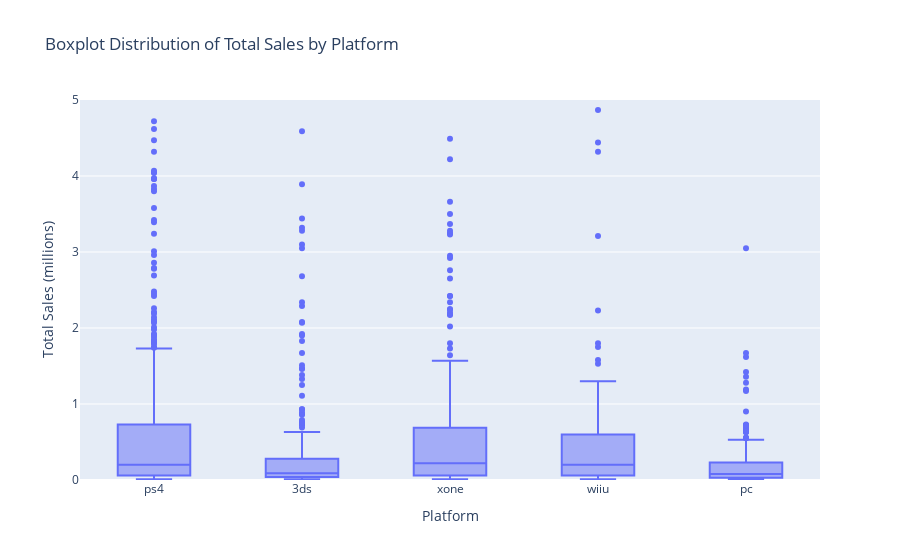

Notebook code for this chart:
### Code cell
profit_platforms = up_data[up_data['platform'].isin(top_picks)]

fig =px.box(profit_platforms, x = 'platform', 
            y = 'total_sales',
            labels = {'total_sales':'Total Sales (millions)',
                     'platform': 'Platform'},
            title = 'Boxplot Distribution of Total Sales by Platform',
            )
fig.update_yaxes(range=[0, 5])
fig.show()

# chose to edit the ylimit to remove some of the larger outliers and better show the distribution of values amongst
# each platform

### Figure 1 — Plotly figure (JSON) as saved in the notebook; plotly's stock layout.template omitted (floating-point values rounded to 4 significant figures; data arrays with more than 128 entries replaced by an {"elided": "..."} marker saying what was removed)
{"data": [{"alignmentgroup": "True", "hovertemplate": "Platform=%{x}<br>Total Sales (millions)=%{y}<extra></extra>", "legendgroup": "", "marker": {"color": "#636efa"}, "name": "", "notched": false, "offsetgroup": "", "orientation": "v", "showlegend": false, "type": "box", "x": {"elided": "1271 str values"}, "x0": " ", "xaxis": "x", "y": {"elided": "1271 float values"}, "y0": " ", "yaxis": "y"}], "layout": {"boxmode": "group", "legend": {"tracegroupgap": 0}, "title": {"text": "Boxplot Distribution of Total Sales by Platform"}, "xaxis": {"anchor": "y", "domain": [0, 1], "title": {"text": "Platform"}}, "yaxis": {"anchor": "x", "domain": [0, 1], "range": [0, 5], "title": {"text": "Total Sales (millions)"}}}}
